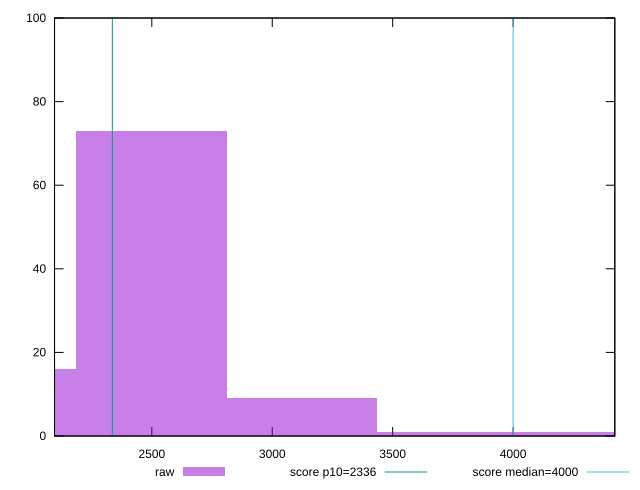

Recreate this plot in gnuplot.
reset

$raw <<EOF
3124.4040327415805 9
2499.5232261932642 73
1874.6424196449482 16
4374.165645838212 1
3749.2848392898964 1
EOF

set key outside below
set boxwidth 624.8808065483161
set xrange [2096.06:4422.305]
set yrange [0:100]
set trange [0:100]
set style fill transparent solid 0.5 noborder

set parametric
set terminal svg size 640, 490 enhanced background rgb 'white'
set output "report_00015_2021-02-09T16-11-33.973Z/first-contentful-paint/samples/pages+cached+noadtech/raw/histogram.svg"

plot $raw title "raw" with boxes, \
     2336,t title "score p10=2336", \
     4000,t title "score median=4000"

reset
